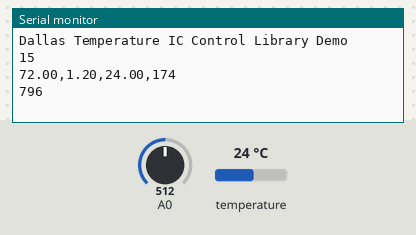
Recording of a sketch running on a simulated Arduino Uno, built with avr-gcc and run on an emulated ATmega328P. Parts: the last lines printed to the serial monitor. The test bench sets the inputs (shaded band); at power-on: A0 = 512, temperature 24 °C.

Above: at 1.5 s.
1.6 s: A0 set to 1023
At 2.2 s:
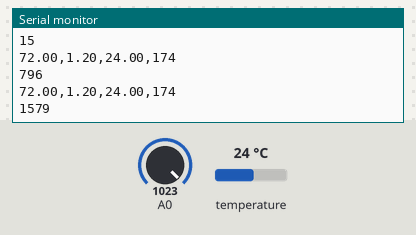
4.6 s: temperature set to 12 °C
At 5.3 s:
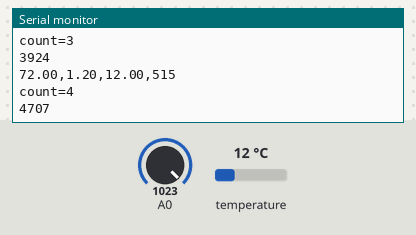
6.1 s: temperature set to 19 °C
At 6.9 s:
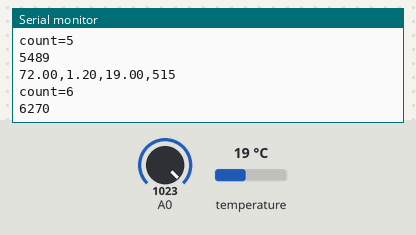
7.6 s: A0 set to 900
At 8.4 s:
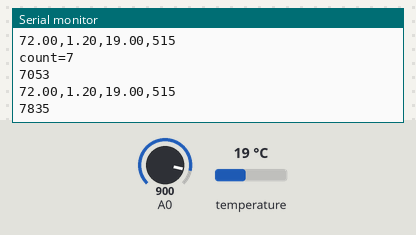
Timing chart, 0 to 10.1 s (numbered marks = the images above; inputs shaded):
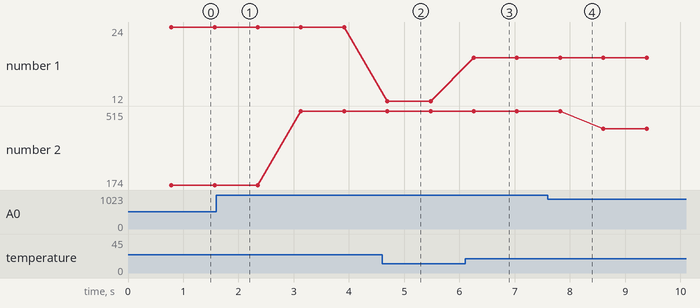

The sketch:

Arduino_Code.ino
```cpp
// Include the libraries we need
#include <OneWire.h>
#include <DallasTemperature.h>
#include<SoftwareSerial.h>
SoftwareSerial bt(3,4); /* (Rx,Tx) */
long instance1=0, timer, lasttimer;

double hrv =0, hr = 72, interval = 0;

int value = 0, count = 0;

bool flag = 0;


#define threshold 434 // to identify R peak

#define timer_value 10000 // 10 seconds timer to calculate hr

// Data wire is plugged into port 2 on the Arduino
#define ONE_WIRE_BUS 2

// Setup a oneWire instance to communicate with any OneWire devices (not just Maxim/Dallas temperature ICs)
OneWire oneWire(ONE_WIRE_BUS);

// Pass our oneWire reference to Dallas Temperature.
DallasTemperature sensors(&oneWire);

/*
 * The setup function. We only start the sensors here
 */
void setup() {
  // initialize serial communication at 9600 bits per second:
  Serial.begin(9600);
  bt.begin(9600);
  Serial.println("Dallas Temperature IC Control Library Demo");

  // Start up the library
  sensors.begin();
}

// the loop routine runs over and over again forever:
void loop() {
  // read the input on analog pin 0:
    instance1=micros();
    timer=millis();
    value = analogRead(A0);

    value = map(value, 250, 400, 0, 100); //to flatten the ecg values a bit

    if((value >= threshold) ) {

      count++;
      Serial.print("count=");
      Serial.println(count);

      flag = 1;

      interval = micros() - instance1; //RR interval

      instance1 = micros();

    }

    else if((value < threshold)) {

      flag = 0;

    }
   Serial.println(timer-lasttimer);
   if (timer-lasttimer >20000) {
      Serial.println(count);
      hr = count*6;
      //Serial.println(hr);
      lasttimer = millis();
      count=0;
    }
    //hr=count*6;
    hrv = hr/60 - interval/1000000;


  // print out the value you read:
  //1Serial.println(sensorValue);
  // about 256Hz sample rate
  delayMicroseconds(3900);
  // call sensors.requestTemperatures() to issue a global temperature
  // request to all devices on the bus
  //Serial.print("Requesting temperatures...");
  sensors.requestTemperatures(); // Send the command to get temperatures
  //Serial.println("DONE");
  // After we got the temperatures, we can print them here.
  // We use the function ByIndex, and as an example get the temperature from the first sensor only.
  float tempC = sensors.getTempCByIndex(0);

  // Check if reading was successful
  if(tempC != DEVICE_DISCONNECTED_C)
  {
    //Serial.print("Temperature for the device 1 (index 0) is: ");
    //Serial.println(tempC);
  }
  else
  {
    //Serial.println("Error: Could not read temperature data");
  }
    Serial.print(hr);

    Serial.print(",");
    Serial.print(hrv);
    Serial.print(",");
    Serial.print(tempC);
    Serial.print(",");
    Serial.println(value);
    bt.print(value);
    bt.print(",");
    bt.println(tempC);
    if(tempC>36)
    bt.println("Temperature Elevated");
    if(hrv>1.40 && hrv <1.8 )
    {
      Serial.println("RR Interval Elevated");
      bt.println("RR Interval Elevated");
    }
    if(hrv>1.8)
    {
    Serial.println("ST Segment Elevated");
    bt.println("ST Segment Elevated");
    }

}
```

Measured:
- after the input at 4.6 s, the serial monitor: prints a new line after 0.09 s (image 2)
- after the input at 6.1 s, the serial monitor: prints a new line after 0.16 s (image 3)
- plotted number 1: 24 → 12 after the input at 4.6 s, 12 → 19 after the input at 6.1 s
- plotted number 2: 174 → 515 after the input at 1.6 s, 515 → 433 after the input at 7.6 s
